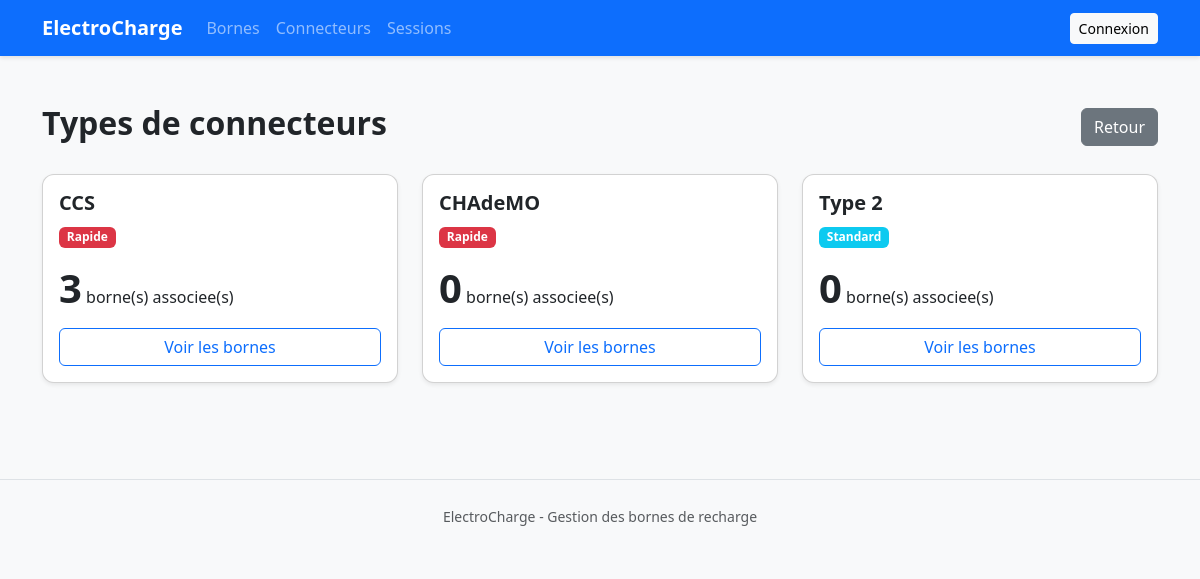
/bornes/connecteurs/, run on the app's committed database.
### bornes/models.py (models this page shows, shortened)
class TypeConnecteur(models.Model):
    VITESSE_CHOICES = [
        ('standard', 'Standard'),
        ('rapide',   'Rapide'),
    ]
    nom = models.CharField(
        max_length=50,
        unique=True,
        verbose_name="Nom du connecteur"
    )
    vitesse_charge = models.CharField(
        max_length=20,
        choices=VITESSE_CHOICES,
        default='standard',
        verbose_name="Vitesse de charge"
    )
    class Meta:
        verbose_name        = "Type de connecteur"
        verbose_name_plural = "Types de connecteurs"

### bornes/views.py (the view)
# urls.py: path('connecteurs/', views.TypeConnecteurListView.as_view(), name='connecteurs'),
class TypeConnecteurListView(ListView):
    model               = TypeConnecteur
    template_name       = 'bornes/connecteurs.html'
    context_object_name = 'connecteurs'
    def get_queryset(self):
        if self.request.user.is_authenticated and not self.request.user.is_superuser:
            types = TypeConnecteur.objects.all()
            for t in types:
                t.nb_bornes = Borne.objects.filter(type_connecteur=t, statut='maintenance').count()
            return types
        return TypeConnecteur.objects.annotate(nb_bornes=Count('borne')).order_by('nom')

### bornes/templates/bornes/connecteurs.html
{% extends "base.html" %}
{% block content %}
<div class="container py-4">
  <div class="d-flex justify-content-between align-items-center mb-4">
    <h2 class="fw-bold">Types de connecteurs</h2>
    <a href="{% url 'bornes:liste' %}" class="btn btn-secondary">Retour</a>
  </div>
  <div class="row">
    {% for c in connecteurs %}
    <div class="col-md-4 mb-4">
      <div class="card h-100 shadow-sm">
        <div class="card-body">
          <h5 class="card-title fw-bold">{{ c.nom }}</h5>
          {% if c.vitesse_charge == 'rapide' %}
            <span class="badge bg-danger mb-3">Rapide</span>
          {% else %}
            <span class="badge bg-info mb-3">Standard</span>
          {% endif %}
          <p class="card-text">
            <span class="display-6 fw-bold">{{ c.nb_bornes }}</span>
            borne(s) associee(s)
          </p>
          <a href="{% url 'bornes:liste' %}?connecteur={{ c.id }}" class="btn btn-outline-primary w-100">Voir les bornes</a>
        </div>
      </div>
    </div>
    {% empty %}
    <div class="col">
      <p class="text-muted text-center">Aucun connecteur enregistre</p>
    </div>
    {% endfor %}
  </div>
</div>
{% endblock %}

### templates/base.html (style rules this page uses)
body { background-color: #f8f9fa; }
.card { border-radius: 12px; box-shadow: 0 2px 8px rgba(0,0,0,0.05); }

### data on the page
TypeConnecteur: nom "CCS", vitesse_charge "Rapide", nb_bornes "3"
TypeConnecteur: nom "CHAdeMO", vitesse_charge "Rapide", nb_bornes "0"
TypeConnecteur: nom "Type 2", vitesse_charge "Standard", nb_bornes "0"
